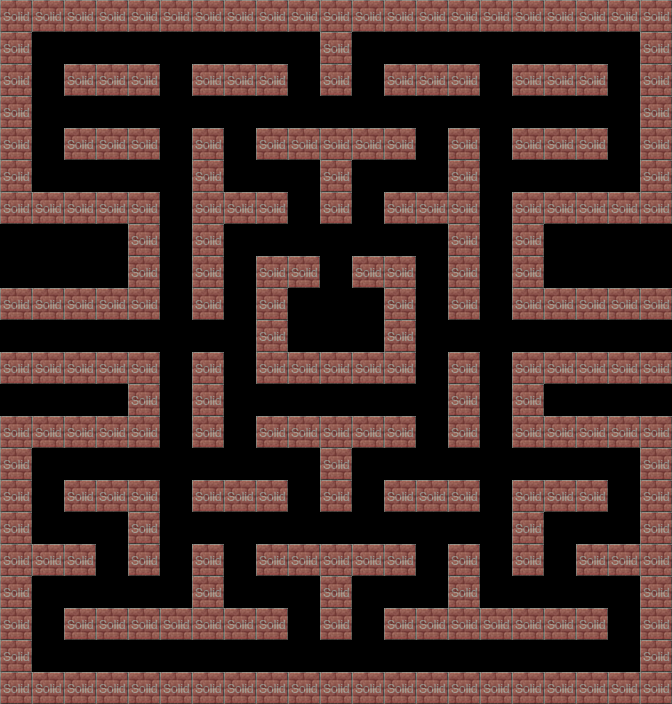

A level layout from a 2D game, rendered from its tile map. Below: a short description, then the map file with tile-grid data replaced by summaries:
An orthogonal 21x22 tile map with 32x32 px tiles, 2 tile layers (Background, collision), 2 tilesets and 205 objects (201x DotEntity, 3x ghost, mainPlayer).

<map version="1.0" orientation="orthogonal" width="21" height="22" tilewidth="32" tileheight="32">
 <properties>
  <property name="background_color" value="#000000" />
 </properties>
 <tileset firstgid="1" name="metatiles32x32" tilewidth="32" tileheight="32">
  <image source="metatiles32x32.png" width="160" height="32" />
  <tile id="0">
   <properties>
    <property name="type" value="solid" />
   </properties>
  </tile>
 </tileset>
 <tileset firstgid="6" name="brick" tilewidth="32" tileheight="32">
  <image source="brick.png" width="32" height="32" />
 </tileset>
 <layer name="Background" width="21" height="22">
  <data>[462 cells, 226 non-empty, 1 distinct tile ids]</data>
 </layer>
 <layer name="collision" width="21" height="22" opacity="0.24">
  <properties>
   <property name="type" value="solid" />
  </properties>
  <data>[462 cells, 226 non-empty, 1 distinct tile ids]</data>
 </layer>
 <objectgroup name="Entities" width="21" height="22">
  <object name="mainPlayer" x="321" y="225" width="32" height="30">
   <properties>
    <property name="image" value="pacman" />
    <property name="spriteheight" value="32" />
    <property name="spritewidth" value="32" />
   </properties>
  </object>
  <object name="DotEntity" x="40" y="24">
   <properties>
    <property name="image" value="dot" />
    <property name="spritewidth" value="16" />
   </properties>
  </object>
  <object name="DotEntity" x="40" y="88">
   <properties>
    <property name="image" value="dot" />
    <property name="spritewidth" value="16" />
   </properties>
  </object>
  <object name="DotEntity" x="168" y="88">
   <properties>
    <property name="image" value="dot" />
    <property name="spritewidth" value="16" />
   </properties>
  </object>
  <object name="DotEntity" x="40" y="152">
   <properties>
    <property name="image" value="dot" />
    <property name="spritewidth" value="16" />
   </properties>
  </object>
  <object name="DotEntity" x="168" y="152">
   <properties>
    <property name="image" value="dot" />
    <property name="spritewidth" value="16" />
   </properties>
  </object>
  <object name="DotEntity" x="168" y="344">
   <properties>
    <property name="image" value="dot" />
    <property name="spritewidth" value="16" />
   </properties>
  </object>
  <object name="DotEntity" x="169" y="471">
   <properties>
    <property name="image" value="dot" />
    <property name="spritewidth" value="16" />
   </properties>
  </object>
  <object name="DotEntity" x="296" y="88">
   <properties>
    <property name="image" value="dot" />
    <property name="spritewidth" value="16" />
   </properties>
  </object>
  <object name="DotEntity" x="360" y="88">
   <properties>
    <property name="image" value="dot" />
    <property name="spritewidth" value="16" />
   </properties>
  </object>
  <object name="DotEntity" x="360" y="24">
   <properties>
    <property name="image" value="dot" />
    <property name="spritewidth" value="16" />
   </properties>
  </object>
  <object name="DotEntity" x="488" y="24">
   <properties>
    <property name="image" value="dot" />
    <property name="spritewidth" value="16" />
   </properties>
  </object>
  <object name="DotEntity" x="616" y="24">
   <properties>
    <property name="image" value="dot" />
    <property name="spritewidth" value="16" />
   </properties>
  </object>
  <object name="DotEntity" x="616" y="88">
   <properties>
    <property name="image" value="dot" />
    <property name="spritewidth" value="16" />
   </properties>
  </object>
  <object name="DotEntity" x="488" y="88">
   <properties>
    <property name="image" value="dot" />
    <property name="spritewidth" value="16" />
   </properties>
  </object>
  <object name="DotEntity" x="423" y="151">
   <properties>
    <property name="image" value="dot" />
    <property name="spritewidth" value="16" />
   </properties>
  </object>
  <object name="DotEntity" x="616" y="152">
   <properties>
    <property name="image" value="dot" />
    <property name="spritewidth" value="16" />
   </properties>
  </object>
  <object name="DotEntity" x="424" y="88">
   <properties>
    <property name="image" value="dot" />
    <property name="spritewidth" value="16" />
   </properties>
  </object>
  <object name="DotEntity" x="264" y="88">
   <properties>
    <property name="image" value="dot" />
    <property name="spritewidth" value="16" />
   </properties>
  </object>
  <object name="DotEntity" x="232" y="152">
   <properties>
    <property name="image" value="dot" />
    <property name="spritewidth" value="16" />
   </properties>
  </object>
  <object name="DotEntity" x="168" y="24">
   <properties>
    <property name="image" value="dot" />
    <property name="spritewidth" value="16" />
   </properties>
  </object>
  <object name="DotEntity" x="296" y="24">
   <properties>
    <property name="image" value="dot" />
    <property name="spritewidth" value="16" />
   </properties>
  </object>
  <object name="DotEntity" x="488" y="153">
   <properties>
    <property name="image" value="dot" />
    <property name="spritewidth" value="16" />
   </properties>
  </object>
  <object name="ghost" x="321" y="320" width="32" height="30">
   <properties>
    <property name="image" value="ghost" />
    <property name="spriteheight" value="32" />
    <property name="spritewidth" value="32" />
   </properties>
  </object>
  <object name="DotEntity" x="71" y="24">
   <properties>
    <property name="image" value="dot" />
    <property name="spritewidth" value="16" />
   </properties>
  </object>
  <object name="DotEntity" x="104" y="24">
   <properties>
    <property name="image" value="dot" />
    <property name="spritewidth" value="16" />
   </properties>
  </object>
  <object name="DotEntity" x="136" y="24">
   <properties>
    <property name="image" value="dot" />
    <property name="spritewidth" value="16" />
   </properties>
  </object>
  <object name="DotEntity" x="200" y="24">
   <properties>
    <property name="image" value="dot" />
    <property name="spritewidth" value="16" />
   </properties>
  </object>
  <object name="DotEntity" x="232" y="24">
   <properties>
    <property name="image" value="dot" />
    <property name="spritewidth" value="16" />
   </properties>
  </object>
  <object name="DotEntity" x="264" y="24">
   <properties>
    <property name="image" value="dot" />
    <property name="spritewidth" value="16" />
   </properties>
  </object>
  <object name="DotEntity" x="296" y="56">
   <properties>
    <property name="image" value="dot" />
    <property name="spritewidth" value="16" />
   </properties>
  </object>
  <object name="DotEntity" x="168" y="56">
   <properties>
    <property name="image" value="dot" />
    <property name="spritewidth" value="16" />
   </properties>
  </object>
  <object name="DotEntity" x="40" y="56">
   <properties>
    <property name="image" value="dot" />
    <property name="spritewidth" value="16" />
   </properties>
  </object>
  <object name="DotEntity" x="40" y="119">
   <properties>
    <property name="image" value="dot" />
    <property name="spritewidth" value="16" />
   </properties>
  </object>
  <object name="DotEntity" x="72" y="87">
   <properties>
    <property name="image" value="dot" />
    <property name="spritewidth" value="16" />
   </properties>
  </object>
  <object name="DotEntity" x="104" y="87">
   <properties>
    <property name="image" value="dot" />
    <property name="spritewidth" value="16" />
   </properties>
  </object>
  <object name="DotEntity" x="136" y="88">
   <properties>
    <property name="image" value="dot" />
    <property name="spritewidth" value="16" />
   </properties>
  </object>
  <object name="DotEntity" x="200" y="88">
   <properties>
    <property name="image" value="dot" />
    <property name="spritewidth" value="16" />
   </properties>
  </object>
  </objectgroup>
</map>
<!-- 167 of 205 objects omitted -->
